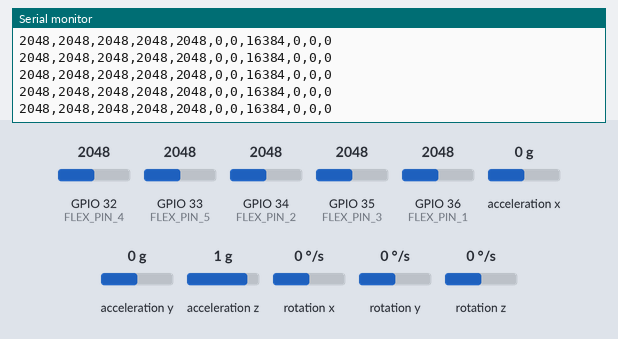
Recording of a sketch running on a simulated ESP32. On the bench: the last lines printed to the serial monitor. Inputs (shaded band) come from the test bench; at power-on: acceleration x 0 g, GPIO 32 (FLEX_PIN_4) = 2048, GPIO 33 (FLEX_PIN_5) = 2048, GPIO 34 (FLEX_PIN_2) = 2048, GPIO 35 (FLEX_PIN_3) = 2048, GPIO 36 (FLEX_PIN_1) = 2048, acceleration y 0 g, acceleration z 1 g, rotation x 0 °/s, rotation y 0 °/s, rotation z 0 °/s.

Above: at 1.2 s.
1.3 s: acceleration x set to -1.4 g
At 1.37 s:
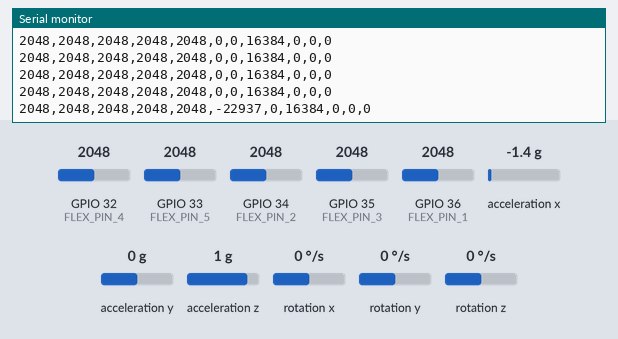
2.8 s: GPIO 32 (FLEX_PIN_4) set to 2866
At 2.83 s:
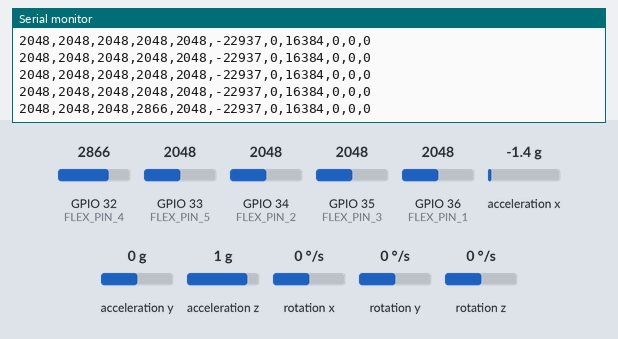
4.3 s: GPIO 33 (FLEX_PIN_5) set to 2866
At 4.4 s:
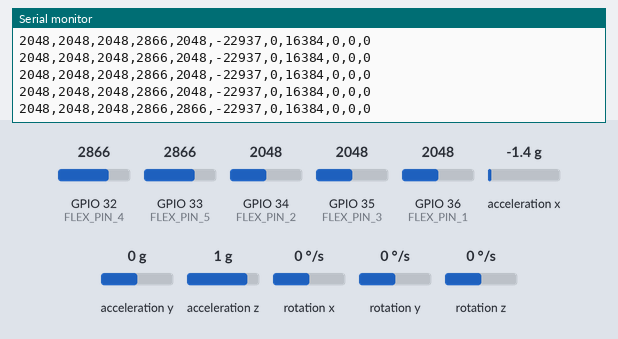
5.8 s: GPIO 34 (FLEX_PIN_2) set to 2866
At 5.86 s:
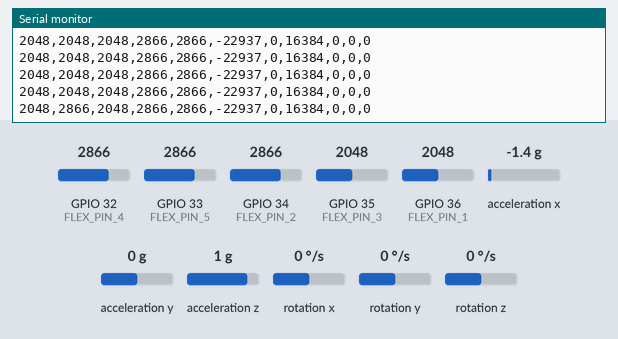
7.3 s: GPIO 35 (FLEX_PIN_3) set to 2866
At 7.32 s:
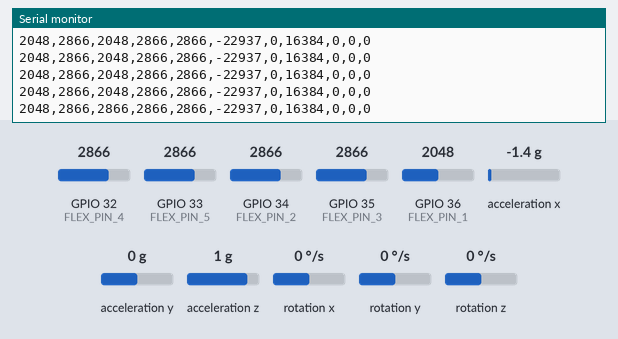
8.8 s: GPIO 36 (FLEX_PIN_1) set to 2866
At 8.89 s:
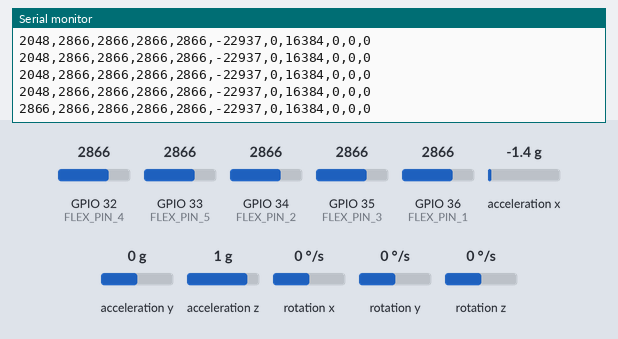

The sketch:

sketch.ino
```cpp
/*
  Sign-Glove Arduino Sketch
  ------------------------
  This code reads 5 flex sensors (one for each finger) and an MPU6050 IMU (accelerometer + gyroscope)
  using an ESP32. It outputs the sensor values in CSV format over serial for use with the sign-glove project.

  Output format:
    flex1,flex2,flex3,flex4,flex5,accX,accY,accZ,gyroX,gyroY,gyroZ
  - flex1..flex5: Analog values from each flex sensor (fingers)
  - accX,accY,accZ: Accelerometer readings from MPU6050
  - gyroX,gyroY,gyroZ: Gyroscope readings from MPU6050

  The serial output is captured by a Python script for further processing and AI training.
*/

/*
  Sign-Glove Arduino Sketch
  ------------------------
  This code reads 5 flex sensors (one for each finger) and an MPU6050 IMU (accelerometer + gyroscope)
  using an ESP32. It outputs the sensor values in CSV format over serial for use with the sign-glove project.

  Output format:
    flex1,flex2,flex3,flex4,flex5,accX,accY,accZ,gyroX,gyroY,gyroZ
  - flex1..flex5: Analog values from each flex sensor (fingers)
  - accX,accY,accZ: Accelerometer readings from MPU6050
  - gyroX,gyroY,gyroZ: Gyroscope readings from MPU6050

  The serial output is captured by a Python script for further processing and AI training.
*/

#include <Wire.h>
#include <MPU6050.h>

MPU6050 mpu;

// Flex sensor pins (ESP32 ADC pins)
const int FLEX_PIN_1 = 36;
const int FLEX_PIN_2 = 34;
const int FLEX_PIN_3 = 35;
const int FLEX_PIN_4 = 32;
const int FLEX_PIN_5 = 33;

void setup() {
  Serial.begin(115200); // Start serial communication at 115200 baud
  Wire.begin();         // Initialize I2C

  mpu.initialize();     // Initialize MPU6050
  if (!mpu.testConnection()) {
    Serial.println("MPU6050 connection failed");
    while (1); // Halt if MPU6050 is not connected
  }
  Serial.println("MPU6050 connected");

  // Optional: print CSV header for reference
  Serial.println("flex1,flex2,flex3,flex4,flex5,accX,accY,accZ,gyroX,gyroY,gyroZ");
}

void loop() {
  // --- Read flex sensors ---
  int flex1 = analogRead(FLEX_PIN_1);
  int flex2 = analogRead(FLEX_PIN_2);
  int flex3 = analogRead(FLEX_PIN_3);
  int flex4 = analogRead(FLEX_PIN_4);
  int flex5 = analogRead(FLEX_PIN_5);

  // --- Read MPU6050 accelerometer and gyroscope ---
  int16_t ax, ay, az, gx, gy, gz;
  mpu.getMotion6(&ax, &ay, &az, &gx, &gy, &gz);

  // --- Print all sensor data in CSV format ---
  Serial.print(flex1); Serial.print(",");
  Serial.print(flex2); Serial.print(",");
  Serial.print(flex3); Serial.print(",");
  Serial.print(flex4); Serial.print(",");
  Serial.print(flex5); Serial.print(",");
  Serial.print(ax); Serial.print(",");
  Serial.print(ay); Serial.print(",");
  Serial.print(az); Serial.print(",");
  Serial.print(gx); Serial.print(",");
  Serial.print(gy); Serial.print(",");
  Serial.println(gz);

  delay(100);  // 10 Hz sampling rate
}
```

Measured:
- after the input at 1.3 s, the serial monitor: prints a new line after 0.06 s (image 1)
- after the input at 2.8 s, the serial monitor: prints a new line at once (image 2)
- after the input at 4.3 s, the serial monitor: prints a new line after 0.09 s (image 3)
- after the input at 5.8 s, the serial monitor: prints a new line after 0.06 s (image 4)
- after the input at 7.3 s, the serial monitor: prints a new line at once (image 5)
- after the input at 8.8 s, the serial monitor: prints a new line after 0.08 s (image 6)
